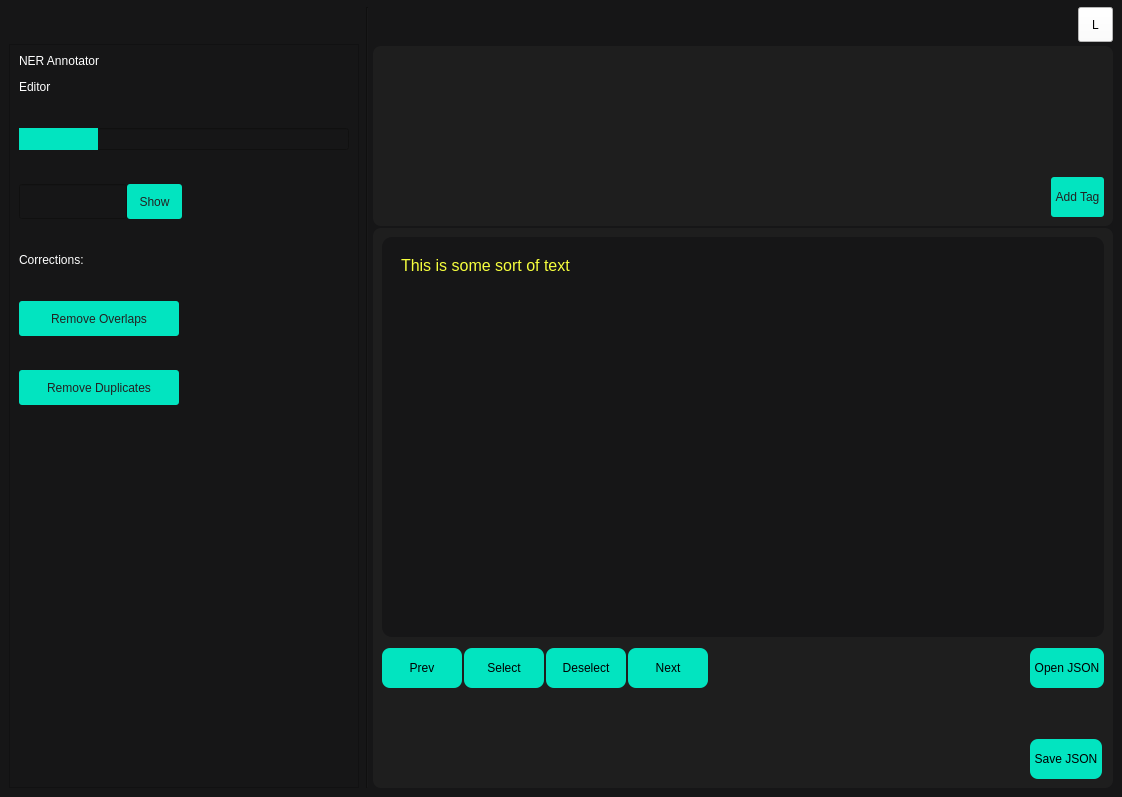
<?xml version="1.0" encoding="UTF-8"?>
<ui version="4.0">
 <class>MainWindow</class>
 <widget class="QMainWindow" name="MainWindow">
  <property name="geometry">
   <rect>
    <x>0</x>
    <y>0</y>
    <width>1122</width>
    <height>797</height>
   </rect>
  </property>
  <property name="windowTitle">
   <string>MainWindow</string>
  </property>
  <property name="styleSheet">
   <string notr="true">background-color: rgb(22, 22, 23);</string>
  </property>
  <widget class="QWidget" name="centralwidget">
   <layout class="QGridLayout" name="gridLayout">
    <property name="topMargin">
     <number>7</number>
    </property>
    <property name="horizontalSpacing">
     <number>7</number>
    </property>
    <property name="verticalSpacing">
     <number>2</number>
    </property>
    <item row="0" column="1" rowspan="4" colspan="2">
     <widget class="Line" name="line">
      <property name="sizePolicy">
       <sizepolicy hsizetype="Fixed" vsizetype="Expanding">
        <horstretch>0</horstretch>
        <verstretch>0</verstretch>
       </sizepolicy>
      </property>
      <property name="styleSheet">
       <string notr="true"/>
      </property>
      <property name="orientation">
       <enum>Qt::Vertical</enum>
      </property>
     </widget>
    </item>
    <item row="0" column="3">
     <spacer name="horizontalSpacer_4">
      <property name="orientation">
       <enum>Qt::Horizontal</enum>
      </property>
      <property name="sizeHint" stdset="0">
       <size>
        <width>684</width>
        <height>20</height>
       </size>
      </property>
     </spacer>
    </item>
    <item row="0" column="4">
     <widget class="QToolButton" name="modeSwitch">
      <property name="minimumSize">
       <size>
        <width>35</width>
        <height>35</height>
       </size>
      </property>
      <property name="styleSheet">
       <string notr="true">QToolButton{
background-color: rgb(255, 255, 255);
font: 10pt &quot;Comic Sans MS&quot;;
}

QToolButton::Hover{
background-color: rgb(245, 245, 245);
}</string>
      </property>
      <property name="text">
       <string>L</string>
      </property>
     </widget>
    </item>
    <item row="1" column="0" rowspan="3">
     <widget class="QFrame" name="sidePanel">
      <property name="sizePolicy">
       <sizepolicy hsizetype="Maximum" vsizetype="Preferred">
        <horstretch>0</horstretch>
        <verstretch>0</verstretch>
       </sizepolicy>
      </property>
      <property name="minimumSize">
       <size>
        <width>350</width>
        <height>0</height>
       </size>
      </property>
      <property name="styleSheet">
       <string notr="true">QFrame {
background-color: rgb(22, 22, 23);
}</string>
      </property>
      <property name="frameShape">
       <enum>QFrame::StyledPanel</enum>
      </property>
      <property name="frameShadow">
       <enum>QFrame::Raised</enum>
      </property>
      <layout class="QVBoxLayout" name="verticalLayout">
       <property name="spacing">
        <number>34</number>
       </property>
       <item>
        <widget class="QLabel" name="title">
         <property name="styleSheet">
          <string notr="true">QLabel {
font: 22pt &quot;Comic Sans MS&quot;;
color: rgb(255, 255, 255);
border: 0px;
}</string>
         </property>
         <property name="text">
          <string>&lt;html&gt;&lt;head/&gt;&lt;body&gt;&lt;p&gt;NER Annotator &lt;/p&gt;&lt;p&gt;Editor&lt;/p&gt;&lt;/body&gt;&lt;/html&gt;</string>
         </property>
        </widget>
       </item>
       <item>
        <widget class="QProgressBar" name="progressBar">
         <property name="sizePolicy">
          <sizepolicy hsizetype="Preferred" vsizetype="Fixed">
           <horstretch>0</horstretch>
           <verstretch>0</verstretch>
          </sizepolicy>
         </property>
         <property name="maximumSize">
          <size>
           <width>16777215</width>
           <height>25</height>
          </size>
         </property>
         <property name="styleSheet">
          <string notr="true">QProgressBar{
color: rgb(22, 22, 23);
font: 10pt &quot;Comic Sans MS&quot;;
text-align: right;
}

QProgressBar::chunk{
background-color: rgb(2, 228, 192);
}</string>
         </property>
         <property name="value">
          <number>24</number>
         </property>
         <property name="format">
          <string>%v/%m</string>
         </property>
        </widget>
       </item>
       <item>
        <layout class="QHBoxLayout" name="horizontalLayout_2">
         <property name="spacing">
          <number>0</number>
         </property>
         <item>
          <widget class="QLineEdit" name="getIndex">
           <property name="sizePolicy">
            <sizepolicy hsizetype="Minimum" vsizetype="Fixed">
             <horstretch>0</horstretch>
             <verstretch>0</verstretch>
            </sizepolicy>
           </property>
           <property name="minimumSize">
            <size>
             <width>0</width>
             <height>35</height>
            </size>
           </property>
           <property name="styleSheet">
            <string notr="true">font: 10pt &quot;Comic Sans MS&quot;;
color: rgb(255, 255, 255);</string>
           </property>
          </widget>
         </item>
         <item>
          <widget class="QPushButton" name="getIndexButton">
           <property name="minimumSize">
            <size>
             <width>55</width>
             <height>35</height>
            </size>
           </property>
           <property name="styleSheet">
            <string notr="true">QPushButton{
font: 10pt &quot;Comic Sans MS&quot;;
color: rgb(34, 34, 34);
border-radius: 3px;
background-color: rgb(2, 228, 192);
}

QPushButton::Hover{
background-color: rgb(1, 184, 157);
}</string>
           </property>
           <property name="text">
            <string>Show</string>
           </property>
          </widget>
         </item>
         <item>
          <spacer name="horizontalSpacer_5">
           <property name="orientation">
            <enum>Qt::Horizontal</enum>
           </property>
           <property name="sizeHint" stdset="0">
            <size>
             <width>40</width>
             <height>20</height>
            </size>
           </property>
          </spacer>
         </item>
        </layout>
       </item>
       <item>
        <widget class="QLabel" name="correctionsLabel">
         <property name="styleSheet">
          <string notr="true">QLabel {
font: 16pt &quot;Comic Sans MS&quot;;
color: rgb(255, 255, 255);
border: 0px;
}</string>
         </property>
         <property name="text">
          <string>Corrections:</string>
         </property>
        </widget>
       </item>
       <item>
        <widget class="QPushButton" name="removeOverlapButton">
         <property name="sizePolicy">
          <sizepolicy hsizetype="Maximum" vsizetype="Fixed">
           <horstretch>0</horstretch>
           <verstretch>0</verstretch>
          </sizepolicy>
         </property>
         <property name="minimumSize">
          <size>
           <width>160</width>
           <height>35</height>
          </size>
         </property>
         <property name="toolTip">
          <string>Removes the overlapping labels. Keeps the top label</string>
         </property>
         <property name="styleSheet">
          <string notr="true">QPushButton{
font: 10pt &quot;Comic Sans MS&quot;;
color: rgb(34, 34, 34);
border-radius: 3px;
background-color: rgb(2, 228, 192);
}

QPushButton::Hover{
background-color: rgb(1, 184, 157);
}</string>
         </property>
         <property name="text">
          <string>Remove Overlaps</string>
         </property>
        </widget>
       </item>
       <item>
        <widget class="QPushButton" name="removeDuplicatesButton">
         <property name="sizePolicy">
          <sizepolicy hsizetype="Maximum" vsizetype="Fixed">
           <horstretch>0</horstretch>
           <verstretch>0</verstretch>
          </sizepolicy>
         </property>
         <property name="minimumSize">
          <size>
           <width>160</width>
           <height>35</height>
          </size>
         </property>
         <property name="toolTip">
          <string>Removes the overlapping labels. Keeps the top label</string>
         </property>
         <property name="styleSheet">
          <string notr="true">QPushButton{
font: 10pt &quot;Comic Sans MS&quot;;
color: rgb(34, 34, 34);
border-radius: 3px;
background-color: rgb(2, 228, 192);
}

QPushButton::Hover{
background-color: rgb(1, 184, 157);
}</string>
         </property>
         <property name="text">
          <string>Remove Duplicates</string>
         </property>
        </widget>
       </item>
       <item>
        <spacer name="verticalSpacer">
         <property name="orientation">
          <enum>Qt::Vertical</enum>
         </property>
         <property name="sizeHint" stdset="0">
          <size>
           <width>20</width>
           <height>428</height>
          </size>
         </property>
        </spacer>
       </item>
      </layout>
     </widget>
    </item>
    <item row="2" column="2" colspan="3">
     <widget class="QFrame" name="topPanel">
      <property name="sizePolicy">
       <sizepolicy hsizetype="Preferred" vsizetype="Maximum">
        <horstretch>0</horstretch>
        <verstretch>0</verstretch>
       </sizepolicy>
      </property>
      <property name="minimumSize">
       <size>
        <width>0</width>
        <height>180</height>
       </size>
      </property>
      <property name="styleSheet">
       <string notr="true">QFrame {
background-color: rgb(30, 30, 30);
border-radius: 8px;
}</string>
      </property>
      <property name="frameShape">
       <enum>QFrame::StyledPanel</enum>
      </property>
      <property name="frameShadow">
       <enum>QFrame::Raised</enum>
      </property>
      <layout class="QGridLayout" name="gridLayout_2">
       <item row="0" column="0" colspan="2">
        <widget class="QFrame" name="tagsPanel">
         <property name="frameShape">
          <enum>QFrame::StyledPanel</enum>
         </property>
         <property name="frameShadow">
          <enum>QFrame::Raised</enum>
         </property>
         <layout class="QGridLayout" name="gridLayout_4"/>
        </widget>
       </item>
       <item row="1" column="0">
        <spacer name="horizontalSpacer">
         <property name="orientation">
          <enum>Qt::Horizontal</enum>
         </property>
         <property name="sizeHint" stdset="0">
          <size>
           <width>614</width>
           <height>20</height>
          </size>
         </property>
        </spacer>
       </item>
       <item row="1" column="1">
        <widget class="QToolButton" name="toolButton">
         <property name="minimumSize">
          <size>
           <width>0</width>
           <height>40</height>
          </size>
         </property>
         <property name="styleSheet">
          <string notr="true">QToolButton{
font: 10pt &quot;Comic Sans MS&quot;;
color: rgb(34, 34, 34);
border-radius: 3px;
background-color: rgb(2, 228, 192);
}

QToolButton::Hover{
background-color: rgb(1, 184, 157);
}</string>
         </property>
         <property name="text">
          <string>Add Tag</string>
         </property>
        </widget>
       </item>
      </layout>
     </widget>
    </item>
    <item row="3" column="2" colspan="3">
     <widget class="QFrame" name="mainPanel">
      <property name="sizePolicy">
       <sizepolicy hsizetype="Expanding" vsizetype="Expanding">
        <horstretch>0</horstretch>
        <verstretch>0</verstretch>
       </sizepolicy>
      </property>
      <property name="styleSheet">
       <string notr="true">QFrame {
background-color: rgb(30, 30, 30);
border-radius: 8px;
}</string>
      </property>
      <property name="frameShape">
       <enum>QFrame::StyledPanel</enum>
      </property>
      <property name="frameShadow">
       <enum>QFrame::Raised</enum>
      </property>
      <layout class="QGridLayout" name="gridLayout_3">
       <property name="spacing">
        <number>11</number>
       </property>
       <item row="1" column="3">
        <widget class="QToolButton" name="openJsonButton">
         <property name="minimumSize">
          <size>
           <width>0</width>
           <height>40</height>
          </size>
         </property>
         <property name="styleSheet">
          <string notr="true">QToolButton{
border-radius: 8px;
background-color: rgb(2, 228, 192);
font: 12pt &quot;Comic Sans MS&quot;;
}

QToolButton::Hover{
background-color: rgb(1, 184, 157);
}</string>
         </property>
         <property name="text">
          <string>Open JSON</string>
         </property>
        </widget>
       </item>
       <item row="3" column="3">
        <widget class="QToolButton" name="saveJsonButton">
         <property name="minimumSize">
          <size>
           <width>0</width>
           <height>40</height>
          </size>
         </property>
         <property name="styleSheet">
          <string notr="true">QToolButton{
border-radius: 8px;
background-color: rgb(2, 228, 192);
font: 12pt &quot;Comic Sans MS&quot;;
}

QToolButton::Hover{
background-color: rgb(1, 184, 157);
}</string>
         </property>
         <property name="text">
          <string>Save JSON</string>
         </property>
        </widget>
       </item>
       <item row="3" column="2">
        <spacer name="horizontalSpacer_2">
         <property name="orientation">
          <enum>Qt::Horizontal</enum>
         </property>
         <property name="sizeHint" stdset="0">
          <size>
           <width>149</width>
           <height>20</height>
          </size>
         </property>
        </spacer>
       </item>
       <item row="0" column="0" colspan="4">
        <widget class="QTextEdit" name="textSelector">
         <property name="styleSheet">
          <string notr="true">QTextEdit{
background-color: rgb(22, 22, 23);
border-radius: 10px;
font: 14pt &quot;Comic Sans MS&quot;;
color: rgb(246, 255, 61);
padding: 15px;
selection-background-color: rgb(215, 255, 35);
selection-color: rgb(24, 24, 24);
}</string>
         </property>
         <property name="frameShape">
          <enum>QFrame::Box</enum>
         </property>
         <property name="frameShadow">
          <enum>QFrame::Raised</enum>
         </property>
         <property name="readOnly">
          <bool>true</bool>
         </property>
         <property name="html">
          <string>&lt;!DOCTYPE HTML PUBLIC &quot;-//W3C//DTD HTML 4.0//EN&quot; &quot;http://www.w3.org/TR/REC-html40/strict.dtd&quot;&gt;
&lt;html&gt;&lt;head&gt;&lt;meta name=&quot;qrichtext&quot; content=&quot;1&quot; /&gt;&lt;style type=&quot;text/css&quot;&gt;
p, li { white-space: pre-wrap; }
&lt;/style&gt;&lt;/head&gt;&lt;body style=&quot; font-family:'Comic Sans MS'; font-size:14pt; font-weight:400; font-style:normal;&quot;&gt;
&lt;p style=&quot; margin-top:0px; margin-bottom:0px; margin-left:0px; margin-right:0px; -qt-block-indent:0; text-indent:0px;&quot;&gt;&lt;span style=&quot; font-family:'MS Shell Dlg 2'; font-size:12pt;&quot;&gt;This is some sort of text&lt;/span&gt;&lt;/p&gt;&lt;/body&gt;&lt;/html&gt;</string>
         </property>
        </widget>
       </item>
       <item row="1" column="1">
        <spacer name="horizontalSpacer_3">
         <property name="orientation">
          <enum>Qt::Horizontal</enum>
         </property>
         <property name="sizeHint" stdset="0">
          <size>
           <width>149</width>
           <height>20</height>
          </size>
         </property>
        </spacer>
       </item>
       <item row="1" column="0">
        <layout class="QHBoxLayout" name="horizontalLayout">
         <property name="spacing">
          <number>2</number>
         </property>
         <item>
          <widget class="QToolButton" name="prevButton">
           <property name="minimumSize">
            <size>
             <width>80</width>
             <height>40</height>
            </size>
           </property>
           <property name="styleSheet">
            <string notr="true">QToolButton{
border-radius: 8px;
background-color: rgb(2, 228, 192);
font: 12pt &quot;Comic Sans MS&quot;;
}

QToolButton::Hover{
background-color: rgb(1, 184, 157);
}</string>
           </property>
           <property name="text">
            <string>Prev</string>
           </property>
          </widget>
         </item>
         <item>
          <widget class="QToolButton" name="selectButton">
           <property name="minimumSize">
            <size>
             <width>80</width>
             <height>40</height>
            </size>
           </property>
           <property name="styleSheet">
            <string notr="true">QToolButton{
border-radius: 8px;
background-color: rgb(2, 228, 192);
font: 12pt &quot;Comic Sans MS&quot;;
}

QToolButton::Hover{
background-color: rgb(1, 184, 157);
}

QToolButton::Checked{
background-color: rgb(1, 184, 157);
border-style: inset;
}</string>
           </property>
           <property name="text">
            <string>Select</string>
           </property>
           <property name="checkable">
            <bool>true</bool>
           </property>
          </widget>
         </item>
         <item>
          <widget class="QToolButton" name="deselectButton">
           <property name="minimumSize">
            <size>
             <width>80</width>
             <height>40</height>
            </size>
           </property>
           <property name="styleSheet">
            <string notr="true">QToolButton{
border-radius: 8px;
background-color: rgb(2, 228, 192);
font: 12pt &quot;Comic Sans MS&quot;;
}

QToolButton::Hover{
background-color: rgb(1, 184, 157);
}

QToolButton::Checked{
background-color: rgb(1, 184, 157);
border-style: inset;
}</string>
           </property>
           <property name="text">
            <string>Deselect</string>
           </property>
           <property name="checkable">
            <bool>true</bool>
           </property>
          </widget>
         </item>
         <item>
          <widget class="QToolButton" name="nextButton">
           <property name="minimumSize">
            <size>
             <width>80</width>
             <height>40</height>
            </size>
           </property>
           <property name="styleSheet">
            <string notr="true">QToolButton{
border-radius: 8px;
background-color: rgb(2, 228, 192);
font: 12pt &quot;Comic Sans MS&quot;;
}

QToolButton::Hover{
background-color: rgb(1, 184, 157);
}</string>
           </property>
           <property name="text">
            <string>Next</string>
           </property>
          </widget>
         </item>
        </layout>
       </item>
       <item row="2" column="3">
        <spacer name="verticalSpacer_2">
         <property name="orientation">
          <enum>Qt::Vertical</enum>
         </property>
         <property name="sizeType">
          <enum>QSizePolicy::Maximum</enum>
         </property>
         <property name="sizeHint" stdset="0">
          <size>
           <width>20</width>
           <height>40</height>
          </size>
         </property>
        </spacer>
       </item>
      </layout>
     </widget>
    </item>
   </layout>
  </widget>
 </widget>
 <resources/>
 <connections/>
</ui>
